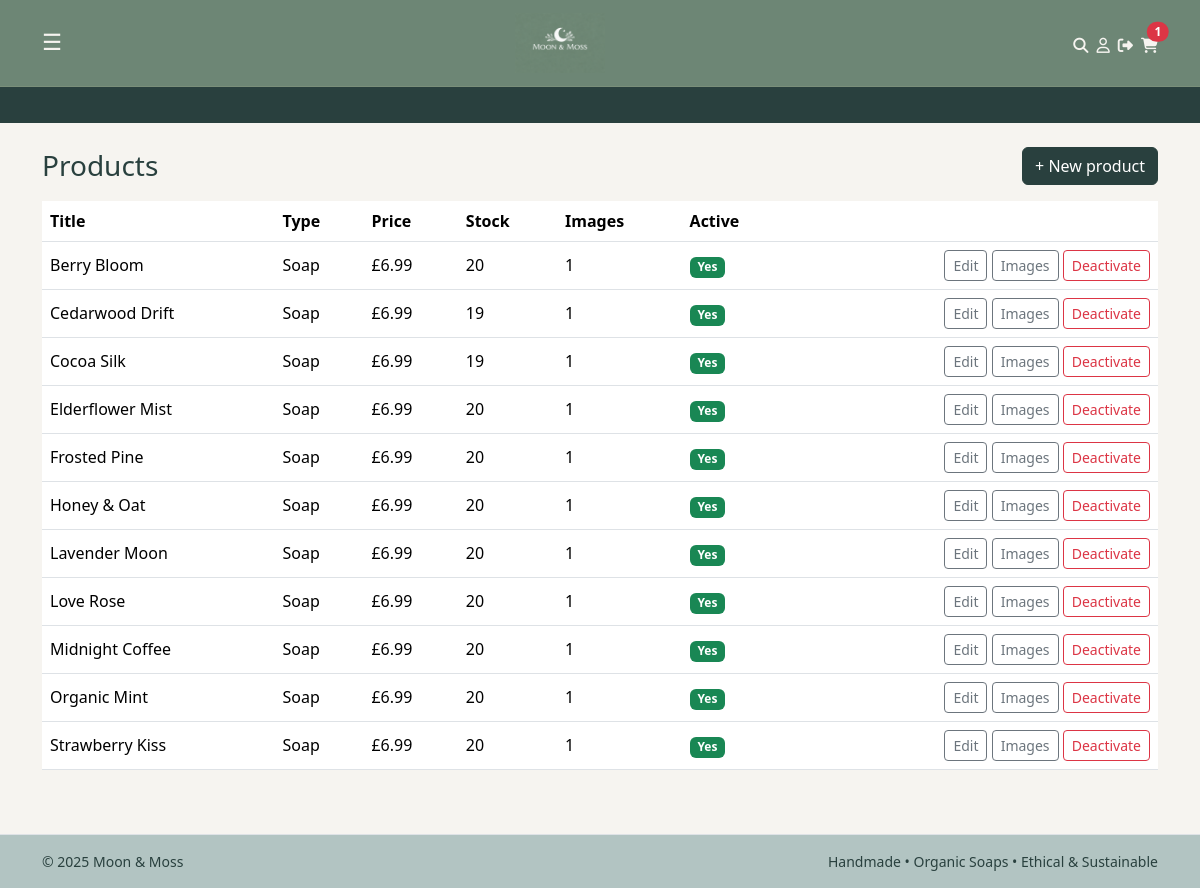
The page /owner/products/ (signed in) on the database its author committed.
### catalog/models.py (models this page shows, shortened)
class Product(models.Model):
    CANDLE = "CANDLE"
    SOAP = "SOAP"
    TYPES = [
        (CANDLE, "Candle"),
        (SOAP, "Soap"),
    ]
    title = models.CharField(max_length=160)
    slug = models.SlugField(max_length=180, unique=True, blank=True)
    product_type = models.CharField(max_length=12, choices=TYPES)
    description = models.TextField(blank=True)
    scent = models.CharField(max_length=50, help_text="e.g. Lavender, Citrus")
    weight_g = models.PositiveIntegerField(help_text="Net weight in grams")
    price = models.DecimalField(max_digits=6, decimal_places=2)
    stock_qty = models.PositiveIntegerField(default=0)
    active = models.BooleanField(default=True)
    created_at = models.DateTimeField(auto_now_add=True)
    tags = models.CharField(
        max_length=250,
        blank=True,
        help_text="Comma-separated tags, e.g. winter, woody, refillable"
    )
    class Meta:
        ordering = ["title"]

### owner/views.py (the view)
# urls.py: path("owner/products/", views.products, name="owner_products"),
@staff_member_required
def products(request):
    qs = Product.objects.annotate(image_count=Count("images")).order_by("title")
    return render(request, "owner/products.html", {
        "products": qs,
        "LOW_STOCK_THRESHOLD": settings.LOW_STOCK_THRESHOLD,
    })

### cart/context_processors.py (called while the page is built)
def cart_count(request):
    cart = get_or_create_cart(request)
    try:
        count = sum(i.qty for i in cart.items.all())
    except Exception:
        count = 0
    return {"cart_count": count}

### cart/utils.py (called while the page is built)
def get_or_create_cart(request):
    if not request.session.session_key:
        request.session.create()
    request.session.set_expiry(60 * 60 * 24 * 14)
    session_key = request.session.session_key
    if request.user.is_authenticated:
        cart, _ = Cart.objects.get_or_create(
            user=request.user,
            defaults={"session_key": session_key},
        )
    else:
        cart, _ = Cart.objects.get_or_create(
            user=None,
            session_key=session_key,
        )
    return cart

### owner/templates/owner/products.html (shortened to what this page needs)
{% extends "base.html" %}
{% block content %}
<div class="d-flex justify-content-between align-items-center mb-3">
  <h1 class="h3 mb-0">Products</h1>
  <a class="btn btn-primary" href="{% url 'owner_product_create' %}">+ New product</a>
</div>
<div class="table-responsive">
  <table class="table align-middle">
    <thead>
      <tr>
        <th>Title</th>
        <th>Type</th>
        <th>Price</th>
        <th>Stock</th>
        <th>Images</th>
        <th>Active</th>
        <th></th>
      </tr>
    </thead>
    <tbody>
      {% for p in products %}
      <tr>
        <td>{{ p.title }}</td>
        <td>{{ p.get_product_type_display }}</td>
        <td>£{{ p.price }}</td>
        <td>{{ p.stock_qty }}</td>
        <td>{{ p.image_count }}</td>
        <td>
          {% if p.active %}
            <span class="badge text-bg-success">Yes</span>
          {% else %}
            <span class="badge text-bg-secondary">No</span>
          {% endif %}
        </td>
        <td class="text-end">
          <a class="btn btn-sm btn-outline-secondary" href="{% url 'owner_product_edit' p.pk %}">Edit</a>
          <a class="btn btn-sm btn-outline-secondary" href="{% url 'owner_product_images' p.pk %}">Images</a>
          <a class="btn btn-sm btn-outline-danger" href="{% url 'owner_product_toggle' p.pk %}">
            {% if p.active %}Deactivate{% else %}Activate{% endif %}
          </a>
        </td>
      </tr>
      {% endfor %}
    </tbody>
  </table>
</div>
{% endblock %}

### static/css/main.css (style rules this page uses)
body { background-color: #f6f4f0; color: #333333; font-family: system-ui, -apple-system, BlinkMacSystemFont, "Segoe UI", sans-serif; }
h1, .h1, h2, .h2, h3, .h3 { color: #29403e; }
a { color: #29403e; }
.btn-primary { background-color: #29403e; border-color: #29403e; }

### rows shown on the page
Product: title "Berry Bloom", product_type "Soap", price "6.99", stock_qty "20", image_count "1", active "Yes"
Product: title "Cedarwood Drift", product_type "Soap", price "6.99", stock_qty "19", image_count "1", active "Yes"
Product: title "Cocoa Silk", product_type "Soap", price "6.99", stock_qty "19", image_count "1", active "Yes"
Product: title "Elderflower Mist", product_type "Soap", price "6.99", stock_qty "20", image_count "1", active "Yes"
Product: title "Frosted Pine", product_type "Soap", price "6.99", stock_qty "20", image_count "1", active "Yes"
Product: title "Honey & Oat", product_type "Soap", price "6.99", stock_qty "20", image_count "1", active "Yes"
Product: title "Lavender Moon", product_type "Soap", price "6.99", stock_qty "20", image_count "1", active "Yes"
Product: title "Love Rose", product_type "Soap", price "6.99", stock_qty "20", image_count "1", active "Yes"
Product: title "Midnight Coffee", product_type "Soap", price "6.99", stock_qty "20", image_count "1", active "Yes"
Product: title "Organic Mint", product_type "Soap", price "6.99", stock_qty "20", image_count "1", active "Yes"
Product: title "Strawberry Kiss", product_type "Soap", price "6.99", stock_qty "20", image_count "1", active "Yes"

### other values the page prints
{{ cart_count|default:0 }} "1"
{{ now|default:"2025" }} "2025"
